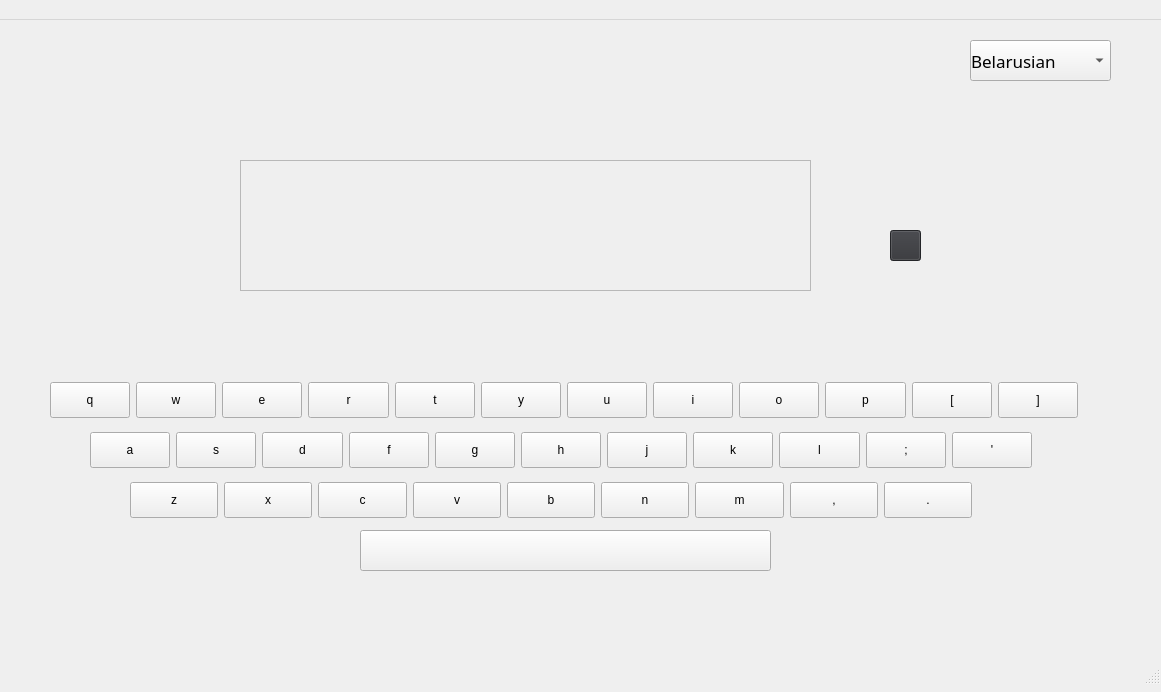
<?xml version="1.0" encoding="UTF-8"?>
<ui version="4.0">
 <class>MainWindow</class>
 <widget class="QMainWindow" name="MainWindow">
  <property name="geometry">
   <rect>
    <x>0</x>
    <y>0</y>
    <width>1161</width>
    <height>692</height>
   </rect>
  </property>
  <property name="windowTitle">
   <string>MainWindow</string>
  </property>
  <property name="styleSheet">
   <string notr="true">padding: 10 px;

</string>
  </property>
  <widget class="QWidget" name="centralwidget">
   <widget class="QTextEdit" name="Word_write_textedit">
    <property name="enabled">
     <bool>false</bool>
    </property>
    <property name="geometry">
     <rect>
      <x>240</x>
      <y>140</y>
      <width>571</width>
      <height>131</height>
     </rect>
    </property>
    <property name="font">
     <font>
      <pointsize>14</pointsize>
     </font>
    </property>
    <property name="styleSheet">
     <string notr="true">color: #bcbeb3;
QTextEdit { line-height: 15; };
border: none;</string>
    </property>
    <property name="lineWidth">
     <number>0</number>
    </property>
    <property name="midLineWidth">
     <number>0</number>
    </property>
    <property name="verticalScrollBarPolicy">
     <enum>Qt::ScrollBarAlwaysOff</enum>
    </property>
    <property name="readOnly">
     <bool>true</bool>
    </property>
    <property name="html">
     <string>&lt;!DOCTYPE HTML PUBLIC &quot;-//W3C//DTD HTML 4.0//EN&quot; &quot;http://www.w3.org/TR/REC-html40/strict.dtd&quot;&gt;
&lt;html&gt;&lt;head&gt;&lt;meta name=&quot;qrichtext&quot; content=&quot;1&quot; /&gt;&lt;meta charset=&quot;utf-8&quot; /&gt;&lt;style type=&quot;text/css&quot;&gt;
p, li { white-space: pre-wrap; }
hr { height: 1px; border-width: 0; }
li.unchecked::marker { content: &quot;\2610&quot;; }
li.checked::marker { content: &quot;\2612&quot;; }
&lt;/style&gt;&lt;/head&gt;&lt;body style=&quot; font-family:'Ubuntu'; font-size:14pt; font-weight:400; font-style:normal;&quot;&gt;
&lt;p style=&quot;-qt-paragraph-type:empty; margin-top:0px; margin-bottom:0px; margin-left:0px; margin-right:0px; -qt-block-indent:0; text-indent:0px;&quot;&gt;&lt;br /&gt;&lt;/p&gt;&lt;/body&gt;&lt;/html&gt;</string>
    </property>
   </widget>
   <widget class="QPushButton" name="Start_new_test_button">
    <property name="geometry">
     <rect>
      <x>890</x>
      <y>210</y>
      <width>31</width>
      <height>31</height>
     </rect>
    </property>
    <property name="cursor">
     <cursorShape>PointingHandCursor</cursorShape>
    </property>
    <property name="styleSheet">
     <string notr="true">background-color: #333438</string>
    </property>
    <property name="text">
     <string/>
    </property>
   </widget>
   <widget class="QPushButton" name="English_space_button">
    <property name="geometry">
     <rect>
      <x>360</x>
      <y>510</y>
      <width>411</width>
      <height>41</height>
     </rect>
    </property>
    <property name="text">
     <string/>
    </property>
   </widget>
   <widget class="QWidget" name="layoutWidget">
    <property name="geometry">
     <rect>
      <x>130</x>
      <y>460</y>
      <width>842</width>
      <height>41</height>
     </rect>
    </property>
    <layout class="QGridLayout" name="down_gridLayout">
     <item row="0" column="0">
      <widget class="QPushButton" name="English_z_button">
       <property name="text">
        <string>z</string>
       </property>
      </widget>
     </item>
     <item row="0" column="1">
      <widget class="QPushButton" name="English_x_button">
       <property name="text">
        <string>x</string>
       </property>
      </widget>
     </item>
     <item row="0" column="2">
      <widget class="QPushButton" name="English_c_button">
       <property name="text">
        <string>c</string>
       </property>
      </widget>
     </item>
     <item row="0" column="3">
      <widget class="QPushButton" name="English_v_button">
       <property name="text">
        <string>v</string>
       </property>
      </widget>
     </item>
     <item row="0" column="4">
      <widget class="QPushButton" name="English_b_button">
       <property name="text">
        <string>b</string>
       </property>
      </widget>
     </item>
     <item row="0" column="5">
      <widget class="QPushButton" name="English_n_button">
       <property name="text">
        <string>n</string>
       </property>
      </widget>
     </item>
     <item row="0" column="6">
      <widget class="QPushButton" name="English_m_button">
       <property name="text">
        <string>m</string>
       </property>
      </widget>
     </item>
     <item row="0" column="7">
      <widget class="QPushButton" name="English_comma_button">
       <property name="text">
        <string>,</string>
       </property>
      </widget>
     </item>
     <item row="0" column="8">
      <widget class="QPushButton" name="English_dot_button">
       <property name="text">
        <string>.</string>
       </property>
      </widget>
     </item>
    </layout>
   </widget>
   <widget class="QWidget" name="layoutWidget">
    <property name="geometry">
     <rect>
      <x>90</x>
      <y>410</y>
      <width>942</width>
      <height>41</height>
     </rect>
    </property>
    <layout class="QGridLayout" name="mid_gridLayout">
     <item row="0" column="0">
      <widget class="QPushButton" name="English_a_button">
       <property name="text">
        <string>a</string>
       </property>
      </widget>
     </item>
     <item row="0" column="1">
      <widget class="QPushButton" name="English_s_button">
       <property name="text">
        <string>s</string>
       </property>
      </widget>
     </item>
     <item row="0" column="2">
      <widget class="QPushButton" name="English_d_button">
       <property name="text">
        <string>d</string>
       </property>
      </widget>
     </item>
     <item row="0" column="3">
      <widget class="QPushButton" name="English_f_button">
       <property name="text">
        <string>f</string>
       </property>
      </widget>
     </item>
     <item row="0" column="4">
      <widget class="QPushButton" name="English_g_button">
       <property name="text">
        <string>g</string>
       </property>
      </widget>
     </item>
     <item row="0" column="5">
      <widget class="QPushButton" name="English_h_button">
       <property name="text">
        <string>h</string>
       </property>
      </widget>
     </item>
     <item row="0" column="6">
      <widget class="QPushButton" name="English_j_button">
       <property name="text">
        <string>j</string>
       </property>
      </widget>
     </item>
     <item row="0" column="7">
      <widget class="QPushButton" name="English_k_button">
       <property name="text">
        <string>k</string>
       </property>
      </widget>
     </item>
     <item row="0" column="8">
      <widget class="QPushButton" name="English_l_button">
       <property name="text">
        <string>l</string>
       </property>
      </widget>
     </item>
     <item row="0" column="9">
      <widget class="QPushButton" name="English_CAD_button">
       <property name="text">
        <string>;</string>
       </property>
      </widget>
     </item>
     <item row="0" column="10">
      <widget class="QPushButton" name="English_quotes_button">
       <property name="text">
        <string>'</string>
       </property>
      </widget>
     </item>
    </layout>
   </widget>
   <widget class="QWidget" name="layoutWidget">
    <property name="geometry">
     <rect>
      <x>50</x>
      <y>360</y>
      <width>1028</width>
      <height>41</height>
     </rect>
    </property>
    <layout class="QGridLayout" name="up_gridLayout">
     <item row="0" column="0">
      <widget class="QPushButton" name="English_q_button">
       <property name="styleSheet">
        <string notr="true">height 10 px;</string>
       </property>
       <property name="text">
        <string>q</string>
       </property>
      </widget>
     </item>
     <item row="0" column="1">
      <widget class="QPushButton" name="English_w_button">
       <property name="text">
        <string>w</string>
       </property>
      </widget>
     </item>
     <item row="0" column="2">
      <widget class="QPushButton" name="English_e_button">
       <property name="text">
        <string>e</string>
       </property>
      </widget>
     </item>
     <item row="0" column="3">
      <widget class="QPushButton" name="English_r_button">
       <property name="text">
        <string>r</string>
       </property>
      </widget>
     </item>
     <item row="0" column="4">
      <widget class="QPushButton" name="English_t_button">
       <property name="text">
        <string>t</string>
       </property>
      </widget>
     </item>
     <item row="0" column="5">
      <widget class="QPushButton" name="English_y_button">
       <property name="text">
        <string>y</string>
       </property>
      </widget>
     </item>
     <item row="0" column="6">
      <widget class="QPushButton" name="English_u_button">
       <property name="text">
        <string>u</string>
       </property>
      </widget>
     </item>
     <item row="0" column="7">
      <widget class="QPushButton" name="English_i_button">
       <property name="text">
        <string>i</string>
       </property>
      </widget>
     </item>
     <item row="0" column="8">
      <widget class="QPushButton" name="English_o_button">
       <property name="text">
        <string>o</string>
       </property>
      </widget>
     </item>
     <item row="0" column="9">
      <widget class="QPushButton" name="English_p_button">
       <property name="text">
        <string>p</string>
       </property>
      </widget>
     </item>
     <item row="0" column="10">
      <widget class="QPushButton" name="English_array_left_button">
       <property name="text">
        <string>[</string>
       </property>
      </widget>
     </item>
     <item row="0" column="11">
      <widget class="QPushButton" name="English_array_right_button">
       <property name="text">
        <string>]</string>
       </property>
      </widget>
     </item>
    </layout>
   </widget>
   <widget class="QComboBox" name="comboBox">
    <property name="geometry">
     <rect>
      <x>970</x>
      <y>20</y>
      <width>141</width>
      <height>41</height>
     </rect>
    </property>
    <property name="font">
     <font>
      <family>Titillium Web</family>
      <pointsize>13</pointsize>
     </font>
    </property>
    <item>
     <property name="text">
      <string>Belarusian</string>
     </property>
    </item>
    <item>
     <property name="text">
      <string>German</string>
     </property>
    </item>
    <item>
     <property name="text">
      <string>French</string>
     </property>
    </item>
    <item>
     <property name="text">
      <string>Arabic</string>
     </property>
    </item>
    <item>
     <property name="text">
      <string>Chinese</string>
     </property>
    </item>
    <item>
     <property name="text">
      <string>Hebrew</string>
     </property>
    </item>
   </widget>
  </widget>
  <widget class="QMenuBar" name="menubar">
   <property name="geometry">
    <rect>
     <x>0</x>
     <y>0</y>
     <width>1161</width>
     <height>42</height>
    </rect>
   </property>
  </widget>
  <widget class="QStatusBar" name="statusbar"/>
 </widget>
 <resources/>
 <connections/>
</ui>
